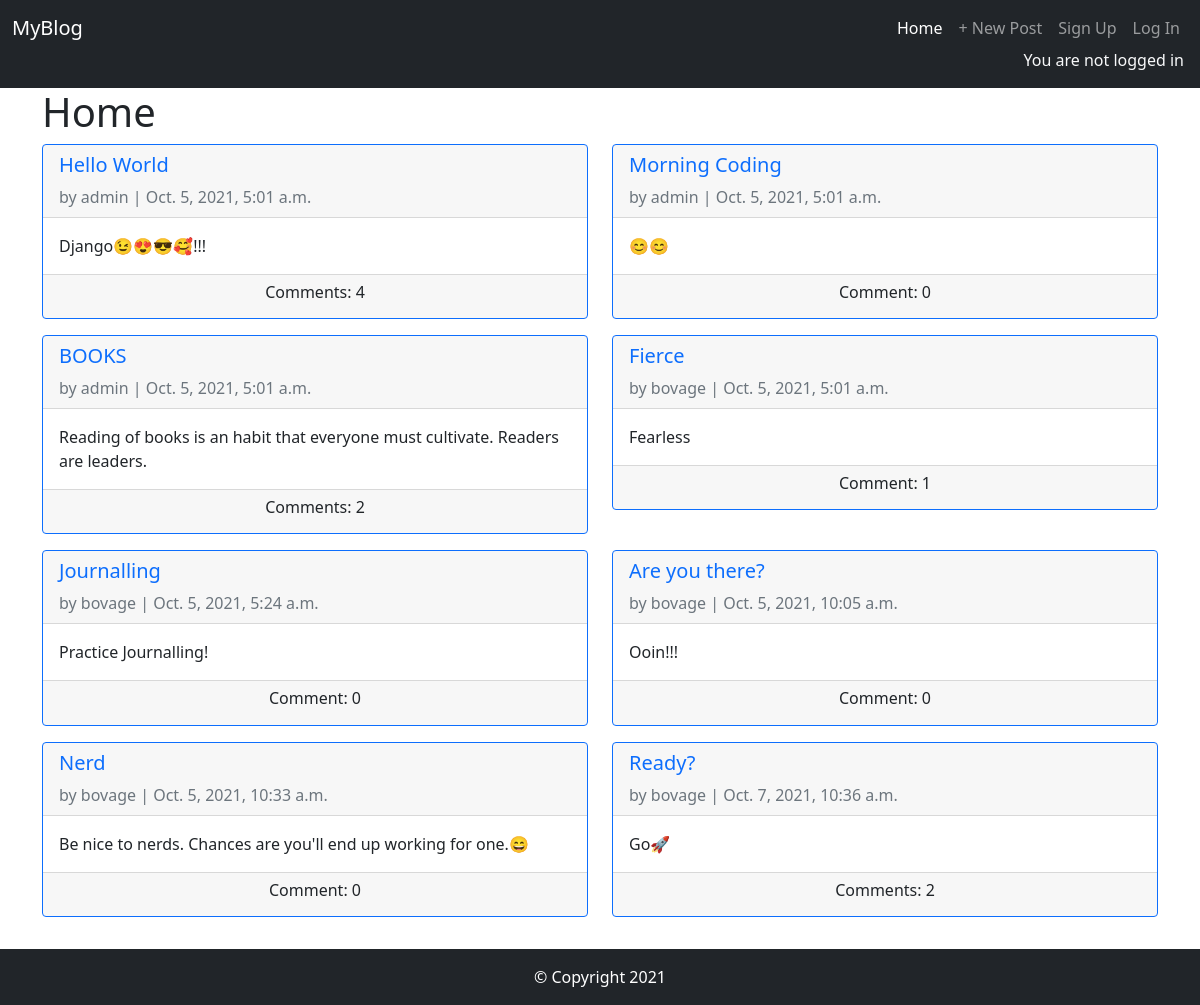
The page / on the database its author committed.
### pages/models.py (models this page shows, shortened)
class Post(models.Model):
    title = models.CharField(max_length=200)
    date = models.DateTimeField(auto_now_add=True)
    author = models.ForeignKey('auth.User', on_delete=models.CASCADE)
    body = models.TextField()

### pages/views.py (the view)
# urls.py: path('', BlogListView.as_view(), name = 'home'),
class BlogListView(ListView):
    model = Post
    template_name = 'home.html'

### templates/home.html (shortened to what this page needs)
{% extends 'base.html' %}
{% block content %}
<h1>Home</h1>
<div class="row">
    {% for post in object_list %}
    <div class="col-md-6 mb-3">
        <div class="card border-primary">
            <div class="card-header">
                <h5 class="card-title"><a href="{% url 'post_detail' post.pk %}" class="text-decoration-none">{{post.title }}</a></h5>
                <span class="text-muted">by {{ post.author }} | {{ post.date }}</span>
            </div>
            <div class="card-body">
                <p class="card-text">{{ post.body }}</p>
            </div>
            <div class="card-footer text-center">
                {% if post.comments.count > 1 %}
                <h6 class="font-weight-bold">Comments: {{ post.comments.count }}</h6>
                {% else %}
                <h6 class="font-weight-bold">Comment: {{ post.comments.count }}</h6>
                {% endif %}
            </div>
        </div>
    </div>
    {% endfor %}
</div>
{% endblock content %}

### rows shown on the page
Post: title "Hello World", author "admin", date "Oct. 5, 2021, 5:01 a.m.", body "Django😉😍😎🥰!!!", comments.count "4"
Post: title "Morning Coding", author "admin", date "Oct. 5, 2021, 5:01 a.m.", body "😊😊", comments.count "0"
Post: title "BOOKS", author "admin", date "Oct. 5, 2021, 5:01 a.m.", body "Reading of books is an habit that everyone must cultivate. Readers are leaders.", comments.count "2"
Post: title "Fierce", author "bovage", date "Oct. 5, 2021, 5:01 a.m.", body "Fearless", comments.count "1"
Post: title "Journalling", author "bovage", date "Oct. 5, 2021, 5:24 a.m.", body "Practice Journalling!", comments.count "0"
Post: title "Are you there?", author "bovage", date "Oct. 5, 2021, 10:05 a.m.", body "Ooin!!!", comments.count "0"
Post: title "Nerd", author "bovage", date "Oct. 5, 2021, 10:33 a.m.", body "Be nice to nerds. Chances are you'll end up working for one.😄", comments.count "0"
Post: title "Ready?", author "bovage", date "Oct. 7, 2021, 10:36 a.m.", body "Go🚀", comments.count "2"
